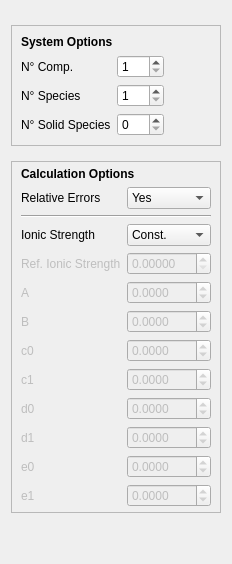
         <widget class="QWidget" name="widget_7" native="true">
          <property name="enabled">
           <bool>true</bool>
          </property>
          <property name="sizePolicy">
           <sizepolicy hsizetype="Minimum" vsizetype="Minimum">
            <horstretch>0</horstretch>
            <verstretch>0</verstretch>
           </sizepolicy>
          </property>
          <layout class="QVBoxLayout" name="verticalLayout_6">
           <property name="spacing">
            <number>15</number>
           </property>
           <property name="topMargin">
            <number>25</number>
           </property>
           <item>
            <widget class="QFrame" name="frame_9">
             <property name="sizePolicy">
              <sizepolicy hsizetype="Minimum" vsizetype="Fixed">
               <horstretch>0</horstretch>
               <verstretch>0</verstretch>
              </sizepolicy>
             </property>
             <property name="frameShape">
              <enum>QFrame::StyledPanel</enum>
             </property>
             <layout class="QFormLayout" name="formLayout_5">
              <property name="horizontalSpacing">
               <number>6</number>
              </property>
              <property name="topMargin">
               <number>9</number>
              </property>
              <property name="rightMargin">
               <number>5</number>
              </property>
              <property name="bottomMargin">
               <number>9</number>
              </property>
              <item row="0" column="0" colspan="2">
               <widget class="QLabel" name="sys_opt_label">
                <property name="text">
                 <string>&lt;html&gt;&lt;head/&gt;&lt;body&gt;&lt;p&gt;&lt;span style=&quot; font-weight:600;&quot;&gt;System Options&lt;/span&gt;&lt;/p&gt;&lt;/body&gt;&lt;/html&gt;</string>
                </property>
               </widget>
              </item>
              <item row="1" column="0">
               <widget class="QLabel" name="comp_label">
                <property name="sizePolicy">
                 <sizepolicy hsizetype="Maximum" vsizetype="Preferred">
                  <horstretch>0</horstretch>
                  <verstretch>0</verstretch>
                 </sizepolicy>
                </property>
                <property name="text">
                 <string>N° Comp.</string>
                </property>
               </widget>
              </item>
              <item row="2" column="0">
               <widget class="QLabel" name="species_label">
                <property name="sizePolicy">
                 <sizepolicy hsizetype="Maximum" vsizetype="Preferred">
                  <horstretch>0</horstretch>
                  <verstretch>0</verstretch>
                 </sizepolicy>
                </property>
                <property name="text">
                 <string>N° Species</string>
                </property>
               </widget>
              </item>
              <item row="3" column="0">
               <widget class="QLabel" name="phases_label">
                <property name="sizePolicy">
                 <sizepolicy hsizetype="Maximum" vsizetype="Preferred">
                  <horstretch>0</horstretch>
                  <verstretch>0</verstretch>
                 </sizepolicy>
                </property>
                <property name="text">
                 <string>N° Solid Species</string>
                </property>
               </widget>
              </item>
              <item row="3" column="1">
               <widget class="QSpinBox" name="numPhases">
                <property name="sizePolicy">
                 <sizepolicy hsizetype="Maximum" vsizetype="Fixed">
                  <horstretch>0</horstretch>
                  <verstretch>0</verstretch>
                 </sizepolicy>
                </property>
                <property name="statusTip">
                 <string>Number of solid phases to be considered.</string>
                </property>
                <property name="minimum">
                 <number>0</number>
                </property>
                <property name="maximum">
                 <number>999</number>
                </property>
                <property name="value">
                 <number>0</number>
                </property>
               </widget>
              </item>
              <item row="1" column="1">
               <widget class="QSpinBox" name="numComp">
                <property name="sizePolicy">
                 <sizepolicy hsizetype="Maximum" vsizetype="Fixed">
                  <horstretch>0</horstretch>
                  <verstretch>0</verstretch>
                 </sizepolicy>
                </property>
                <property name="statusTip">
                 <string>Number of components present.</string>
                </property>
                <property name="minimum">
                 <number>1</number>
                </property>
                <property name="maximum">
                 <number>999</number>
                </property>
               </widget>
              </item>
              <item row="2" column="1">
               <widget class="QSpinBox" name="numSpecies">
                <property name="sizePolicy">
                 <sizepolicy hsizetype="Maximum" vsizetype="Fixed">
                  <horstretch>0</horstretch>
                  <verstretch>0</verstretch>
                 </sizepolicy>
                </property>
                <property name="statusTip">
                 <string>Number of species to be considered.</string>
                </property>
                <property name="minimum">
                 <number>1</number>
                </property>
                <property name="maximum">
                 <number>999</number>
                </property>
               </widget>
              </item>
             </layout>
            </widget>
           </item>
           <item>
            <widget class="QFrame" name="frame_5">
             <property name="sizePolicy">
              <sizepolicy hsizetype="Minimum" vsizetype="Maximum">
               <horstretch>0</horstretch>
               <verstretch>0</verstretch>
              </sizepolicy>
             </property>
             <property name="frameShape">
              <enum>QFrame::StyledPanel</enum>
             </property>
             <property name="frameShadow">
              <enum>QFrame::Sunken</enum>
             </property>
             <layout class="QHBoxLayout" name="horizontalLayout_6">
              <property name="spacing">
               <number>0</number>
              </property>
              <property name="leftMargin">
               <number>0</number>
              </property>
              <property name="topMargin">
               <number>0</number>
              </property>
              <property name="rightMargin">
               <number>0</number>
              </property>
              <property name="bottomMargin">
               <number>0</number>
              </property>
              <item>
               <widget class="QWidget" name="widget_8" native="true">
                <property name="sizePolicy">
                 <sizepolicy hsizetype="Minimum" vsizetype="Fixed">
                  <horstretch>0</horstretch>
                  <verstretch>0</verstretch>
                 </sizepolicy>
                </property>
                <layout class="QFormLayout" name="formLayout_3">
                 <property name="sizeConstraint">
                  <enum>QLayout::SetFixedSize</enum>
                 </property>
                 <property name="fieldGrowthPolicy">
                  <enum>QFormLayout::AllNonFixedFieldsGrow</enum>
                 </property>
                 <property name="topMargin">
                  <number>5</number>
                 </property>
                 <property name="bottomMargin">
                  <number>5</number>
                 </property>
                 <item row="0" column="0" colspan="2">
                  <widget class="QLabel" name="calc_opt_label">
                   <property name="sizePolicy">
                    <sizepolicy hsizetype="Preferred" vsizetype="Maximum">
                     <horstretch>0</horstretch>
                     <verstretch>0</verstretch>
                    </sizepolicy>
                   </property>
                   <property name="text">
                    <string>&lt;html&gt;&lt;head/&gt;&lt;body&gt;&lt;p&gt;&lt;span style=&quot; font-weight:600;&quot;&gt;Calculation Options&lt;/span&gt;&lt;/p&gt;&lt;/body&gt;&lt;/html&gt;</string>
                   </property>
                  </widget>
                 </item>
                 <item row="3" column="0">
                  <widget class="QLabel" name="imode_label">
                   <property name="text">
                    <string>Ionic Strength</string>
                   </property>
                  </widget>
                 </item>
                 <item row="3" column="1">
                  <widget class="QComboBox" name="imode">
                   <property name="sizePolicy">
                    <sizepolicy hsizetype="Minimum" vsizetype="Fixed">
                     <horstretch>0</horstretch>
                     <verstretch>0</verstretch>
                    </sizepolicy>
                   </property>
                   <property name="statusTip">
                    <string>Constant/variable ionic strength.</string>
                   </property>
                   <item>
                    <property name="text">
                     <string>Const.</string>
                    </property>
                   </item>
                   <item>
                    <property name="text">
                     <string>Var.</string>
                    </property>
                   </item>
                  </widget>
                 </item>
                 <item row="4" column="0">
                  <widget class="QLabel" name="refIonicStr_label">
                   <property name="enabled">
                    <bool>false</bool>
                   </property>
                   <property name="text">
                    <string>Ref. Ionic Strength</string>
                   </property>
                  </widget>
                 </item>
                 <item row="4" column="1">
                  <widget class="QDoubleSpinBox" name="refIonicStr">
                   <property name="enabled">
                    <bool>false</bool>
                   </property>
                   <property name="statusTip">
                    <string>Reference Ionic Strength to be used (if no other ionic strengths are being explicited).</string>
                   </property>
                   <property name="decimals">
                    <number>5</number>
                   </property>
                   <property name="maximum">
                    <double>999.000000000000000</double>
                   </property>
                   <property name="singleStep">
                    <double>0.050000000000000</double>
                   </property>
                  </widget>
                 </item>
                 <item row="2" column="0" colspan="2">
                  <widget class="Line" name="line">
                   <property name="orientation">
                    <enum>Qt::Horizontal</enum>
                   </property>
                  </widget>
                 </item>
                 <item row="1" column="0">
                  <widget class="QLabel" name="relErrorMode_label">
                   <property name="text">
                    <string>Relative Errors</string>
                   </property>
                  </widget>
                 </item>
                 <item row="1" column="1">
                  <widget class="QComboBox" name="relErrorMode">
                   <item>
                    <property name="text">
                     <string>Yes</string>
                    </property>
                   </item>
                   <item>
                    <property name="text">
                     <string>No</string>
                    </property>
                   </item>
                  </widget>
                 </item>
                 <item row="11" column="0">
                  <widget class="QLabel" name="e0_label">
                   <property name="enabled">
                    <bool>false</bool>
                   </property>
                   <property name="text">
                    <string>e0</string>
                   </property>
                  </widget>
                 </item>
                 <item row="5" column="0">
                  <widget class="QLabel" name="A_label">
                   <property name="enabled">
                    <bool>false</bool>
                   </property>
                   <property name="text">
                    <string>A</string>
                   </property>
                  </widget>
                 </item>
                 <item row="5" column="1">
                  <widget class="QDoubleSpinBox" name="A">
                   <property name="enabled">
                    <bool>false</bool>
                   </property>
                   <property name="statusTip">
                    <string>&quot;A&quot; term of the Debye-Hückel equation.</string>
                   </property>
                   <property name="decimals">
                    <number>4</number>
                   </property>
                   <property name="minimum">
                    <double>-999.000000000000000</double>
                   </property>
                   <property name="maximum">
                    <double>999.000000000000000</double>
                   </property>
                   <property name="singleStep">
                    <double>0.050000000000000</double>
                   </property>
                  </widget>
                 </item>
                 <item row="6" column="0">
                  <widget class="QLabel" name="B_label">
                   <property name="enabled">
                    <bool>false</bool>
                   </property>
                   <property name="text">
                    <string>B</string>
                   </property>
                  </widget>
                 </item>
                 <item row="6" column="1">
                  <widget class="QDoubleSpinBox" name="B">
                   <property name="enabled">
                    <bool>false</bool>
                   </property>
                   <property name="statusTip">
                    <string>&quot;B&quot; term of the Debye-Hückel equation.</string>
                   </property>
                   <property name="decimals">
                    <number>4</number>
                   </property>
                   <property name="minimum">
                    <double>-999.000000000000000</double>
                   </property>
                   <property name="maximum">
                    <double>999.000000000000000</double>
                   </property>
                   <property name="singleStep">
                    <double>0.050000000000000</double>
                   </property>
                  </widget>
                 </item>
                 <item row="7" column="0">
                  <widget class="QLabel" name="c0_label">
                   <property name="enabled">
                    <bool>false</bool>
                   </property>
                   <property name="text">
                    <string>c0</string>
                   </property>
                  </widget>
                 </item>
                 <item row="7" column="1">
                  <widget class="QDoubleSpinBox" name="c0">
                   <property name="enabled">
                    <bool>false</bool>
                   </property>
                   <property name="statusTip">
                    <string>&quot;c0&quot; term of the Debye-Hückel equation.</string>
                   </property>
                   <property name="decimals">
                    <number>4</number>
                   </property>
                   <property name="minimum">
                    <double>-999.000000000000000</double>
                   </property>
                   <property name="maximum">
                    <double>999.000000000000000</double>
                   </property>
                   <property name="singleStep">
                    <double>0.050000000000000</double>
                   </property>
                  </widget>
                 </item>
                 <item row="8" column="0">
                  <widget class="QLabel" name="c1_label">
                   <property name="enabled">
                    <bool>false</bool>
                   </property>
                   <property name="text">
                    <string>c1</string>
                   </property>
                  </widget>
                 </item>
                 <item row="8" column="1">
                  <widget class="QDoubleSpinBox" name="c1">
                   <property name="enabled">
                    <bool>false</bool>
                   </property>
                   <property name="statusTip">
                    <string>&quot;c1&quot; term of the Debye-Hückel equation.</string>
                   </property>
                   <property name="decimals">
                    <number>4</number>
                   </property>
                   <property name="minimum">
                    <double>-999.000000000000000</double>
                   </property>
                   <property name="maximum">
                    <double>999.000000000000000</double>
                   </property>
                   <property name="singleStep">
                    <double>0.050000000000000</double>
                   </property>
                  </widget>
                 </item>
                 <item row="9" column="1">
                  <widget class="QDoubleSpinBox" name="d0">
                   <property name="enabled">
                    <bool>false</bool>
                   </property>
                   <property name="statusTip">
                    <string>&quot;d0&quot; term of the Debye-Hückel equation.</string>
                   </property>
                   <property name="decimals">
                    <number>4</number>
                   </property>
                   <property name="minimum">
                    <double>-999.000000000000000</double>
                   </property>
                   <property name="maximum">
                    <double>999.000000000000000</double>
                   </property>
                   <property name="singleStep">
                    <double>0.050000000000000</double>
                   </property>
                  </widget>
                 </item>
                 <item row="9" column="0">
                  <widget class="QLabel" name="d0_label">
                   <property name="enabled">
                    <bool>false</bool>
                   </property>
                   <property name="text">
                    <string>d0</string>
                   </property>
                  </widget>
                 </item>
                 <item row="10" column="0">
                  <widget class="QLabel" name="d1_label">
                   <property name="enabled">
                    <bool>false</bool>
                   </property>
                   <property name="text">
                    <string>d1</string>
                   </property>
                  </widget>
                 </item>
                 <item row="10" column="1">
                  <widget class="QDoubleSpinBox" name="d1">
                   <property name="enabled">
                    <bool>false</bool>
                   </property>
                   <property name="statusTip">
                    <string>&quot;d1&quot; term of the Debye-Hückel equation.</string>
                   </property>
                   <property name="decimals">
                    <number>4</number>
                   </property>
                   <property name="minimum">
                    <double>-999.000000000000000</double>
                   </property>
                   <property name="maximum">
                    <double>999.000000000000000</double>
                   </property>
                   <property name="singleStep">
                    <double>0.050000000000000</double>
                   </property>
                  </widget>
                 </item>
                 <item row="11" column="1">
                  <widget class="QDoubleSpinBox" name="e0">
                   <property name="enabled">
                    <bool>false</bool>
                   </property>
                   <property name="statusTip">
                    <string>&quot;e0&quot; term of the Debye-Hückel equation.</string>
                   </property>
                   <property name="decimals">
                    <number>4</number>
                   </property>
                   <property name="minimum">
                    <double>-999.000000000000000</double>
                   </property>
                   <property name="maximum">
                    <double>999.000000000000000</double>
                   </property>
                   <property name="singleStep">
                    <double>0.050000000000000</double>
                   </property>
                  </widget>
                 </item>
                 <item row="12" column="0">
                  <widget class="QLabel" name="e1_label">
                   <property name="enabled">
                    <bool>false</bool>
                   </property>
                   <property name="text">
                    <string>e1</string>
                   </property>
                  </widget>
                 </item>
                 <item row="12" column="1">
                  <widget class="QDoubleSpinBox" name="e1">
                   <property name="enabled">
                    <bool>false</bool>
                   </property>
                   <property name="statusTip">
                    <string>&quot;e1&quot; term of the Debye-Hückel equation.</string>
                   </property>
                   <property name="decimals">
                    <number>4</number>
                   </property>
                   <property name="minimum">
                    <double>-999.000000000000000</double>
                   </property>
                   <property name="maximum">
                    <double>999.000000000000000</double>
                   </property>
                   <property name="singleStep">
                    <double>0.050000000000000</double>
                   </property>
                  </widget>
                 </item>
                </layout>
               </widget>
              </item>
             </layout>
            </widget>
           </item>
           <item>
            <spacer name="verticalSpacer">
             <property name="orientation">
              <enum>Qt::Vertical</enum>
             </property>
             <property name="sizeHint" stdset="0">
              <size>
               <width>20</width>
               <height>40</height>
              </size>
             </property>
            </spacer>
           </item>
          </layout>
         </widget>
